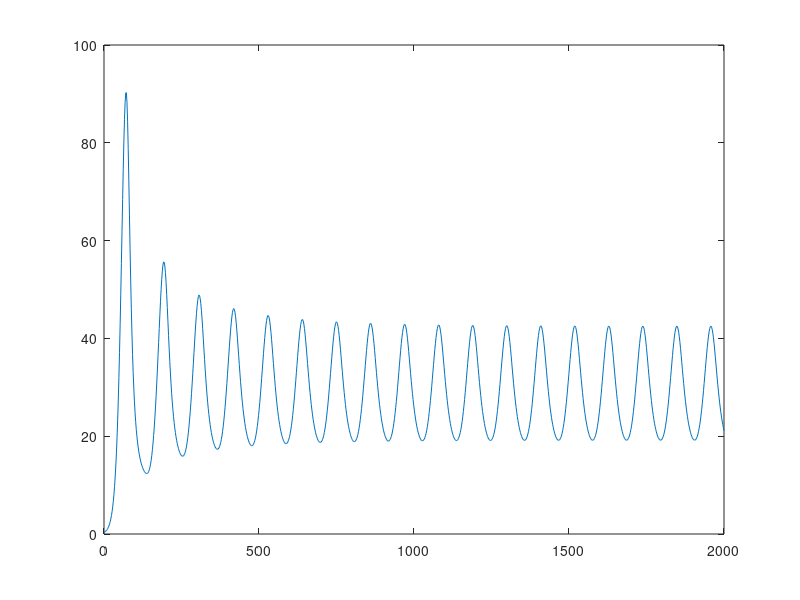
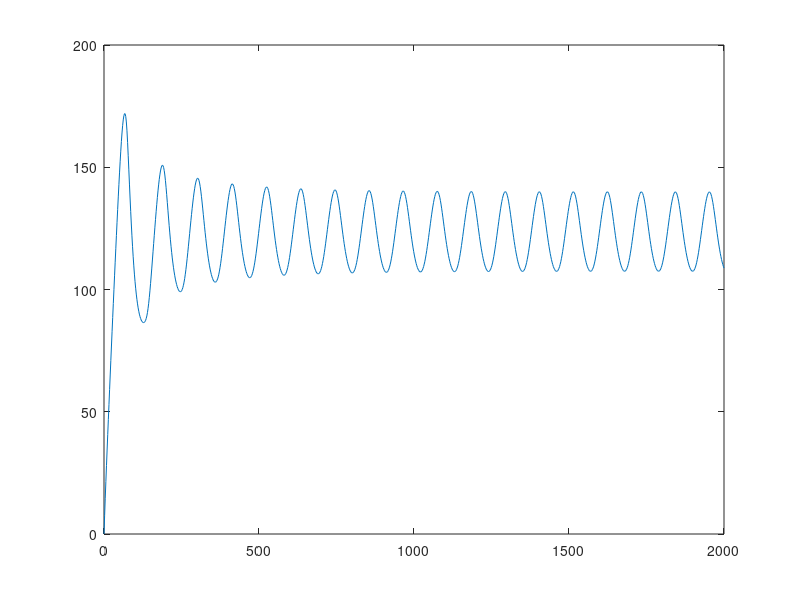

The MATLAB script that drew these images, in order: (Note: this script raises an error after producing the figures.)
function main
clear all;

global V1 t1 V2 t2 V3 t3 E

V1=3; t1=6; V2=11; t2=100; V3=10; t3=12; E=0.2;

initial = [1 1 1 1 1 1];
tspan = linspace(0,2000,1000);

[tt,sol]=ode45(@sturisfun,tspan,initial);

figure(1)
plot(tt,sol(:,1)/V1)
figure(2)
plot(tt,sol(:,3)/(10*V3))  % Output per dL, as in Sturis

save sturis.dat sol -ASCII

%%%%%%%%%%%%%%%%%%%%%%%%%%%%
function dydt=sturisfun(t,y)
global V1 t1 V2 t2 V3 t3 E

xx=y(1); yy=y(2); zz=y(3); h1=y(4); h2=y(5); h3=y(6); 

dydt = [eff1(zz) - (xx/V1-yy/V2)*E - xx/t1
        (xx/V1-yy/V2)*E - yy/t2
        eff5(h3) + input(t) - eff2(zz) - eff3(zz)*eff4(yy)
        (xx - h1)/t3
        (h1-h2)/t3
        (h2-h3)/t3
        ];
%%%%%%%%%%%%%%%%%%%%%%%%%%%%%

function ii=input(t)
ii=216;
%%%%%%%%%%%%%%%%%%%%%%%%%%%%%

function out=eff1(z)
global V1 t1 V2 t2 V3 t3 E
out=209/(1+exp(-z/(300*V3)+6.6));
%%%%%%%%%%%%%%%%%%%%%%%%%%%%%

function out=eff2(z)
global V1 t1 V2 t2 V3 t3 E
out=72*(1-exp(-z/(144*V3)));
%%%%%%%%%%%%%%%%%%%%%%%%%%%%%

function out=eff3(z)
global V1 t1 V2 t2 V3 t3 E
out=0.01*z/V3;
%%%%%%%%%%%%%%%%%%%%%%%%%%%%%

function out=eff4(z)
global V1 t1 V2 t2 V3 t3 E
out=4 + 90/(1+exp(-1.772*log(z*(1/V2+1/(E*t2))) + 7.76));
%%%%%%%%%%%%%%%%%%%%%%%%%%%%%

function out=eff5(z)
global V1 t1 V2 t2 V3 t3 E
out=180/(1+exp(0.29*z/V1-7.5));
